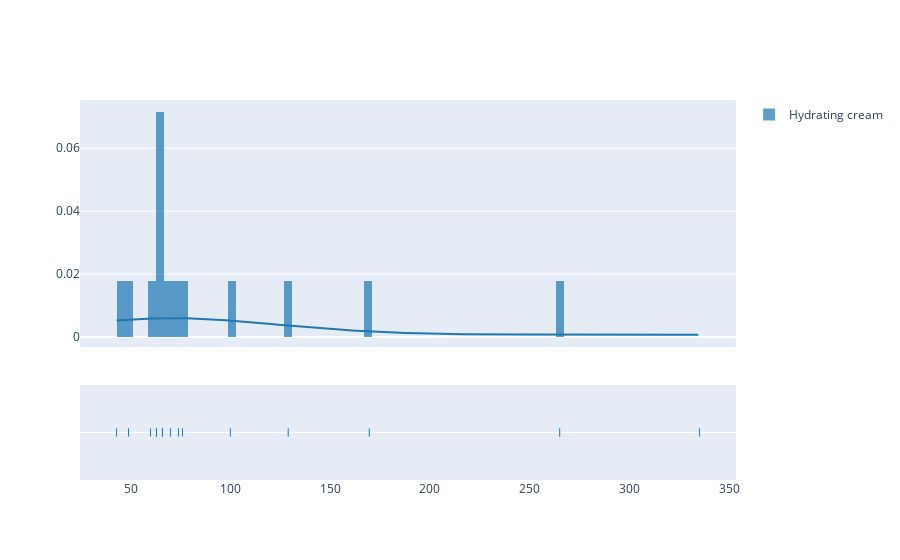

The cell this chart's notebook holds for it:
### Code cell
hist_data = [cream_price]
group_labels = ['Hydrating cream']
fig = ff.create_distplot(hist_data, group_labels, bin_size=4)
fig.show()

### Figure 1 — Plotly figure (JSON) as saved in the notebook; plotly's stock layout.template omitted (floating-point values rounded to 4 significant figures; data arrays with more than 128 entries replaced by an {"elided": "..."} marker saying what was removed)
{"data": [{"autobinx": false, "histnorm": "probability density", "legendgroup": "Hydrating cream", "marker": {"color": "rgb(31, 119, 180)"}, "name": "Hydrating cream", "opacity": 0.7, "type": "histogram", "x": [63, 74, 129, 63, 49, 66, 66, 43, 100, 70, 335, 265, 76, 169.6, 60], "xaxis": "x", "xbins": {"end": 335, "size": 4, "start": 43}, "yaxis": "y"}, {"legendgroup": "Hydrating cream", "marker": {"color": "rgb(31, 119, 180)"}, "mode": "lines", "name": "Hydrating cream", "showlegend": false, "type": "scatter", "x": {"elided": "500 float values"}, "xaxis": "x", "y": {"elided": "500 float values"}, "yaxis": "y"}, {"legendgroup": "Hydrating cream", "marker": {"color": "rgb(31, 119, 180)", "symbol": "line-ns-open"}, "mode": "markers", "name": "Hydrating cream", "showlegend": false, "type": "scatter", "x": [63, 74, 129, 63, 49, 66, 66, 43, 100, 70, 335, 265, 76, 169.6, 60], "xaxis": "x", "y": ["Hydrating cream", "Hydrating cream", "Hydrating cream", "Hydrating cream", "Hydrating cream", "Hydrating cream", "Hydrating cream", "Hydrating cream", "Hydrating cream", "Hydrating cream", "Hydrating cream", "Hydrating cream", "Hydrating cream", "Hydrating cream", "Hydrating cream"], "yaxis": "y2"}], "layout": {"barmode": "overlay", "hovermode": "closest", "legend": {"traceorder": "reversed"}, "xaxis": {"anchor": "y2", "domain": [0, 1], "zeroline": false}, "yaxis": {"anchor": "free", "domain": [0.35, 1], "position": 0}, "yaxis2": {"anchor": "x", "domain": [0, 0.25], "dtick": 1, "showticklabels": false}}}
